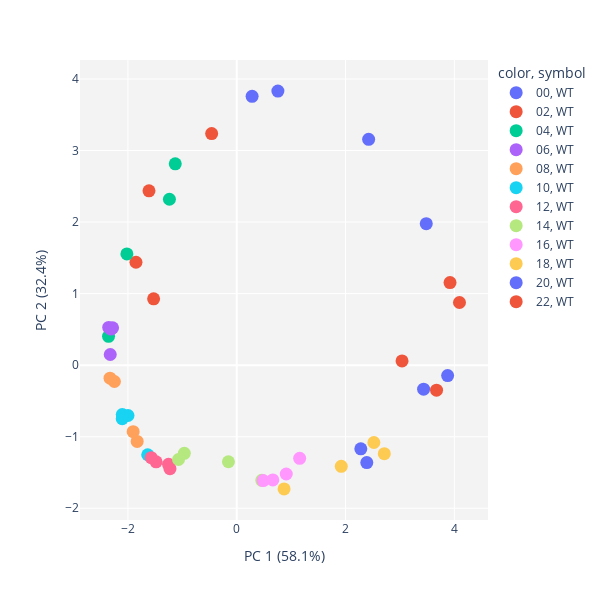
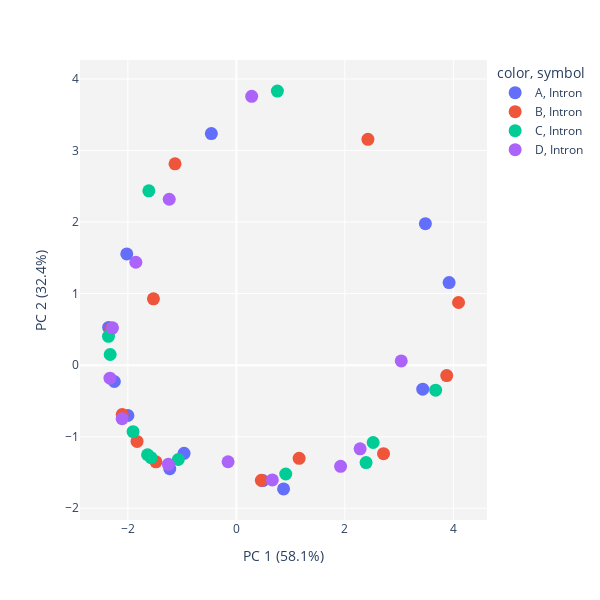
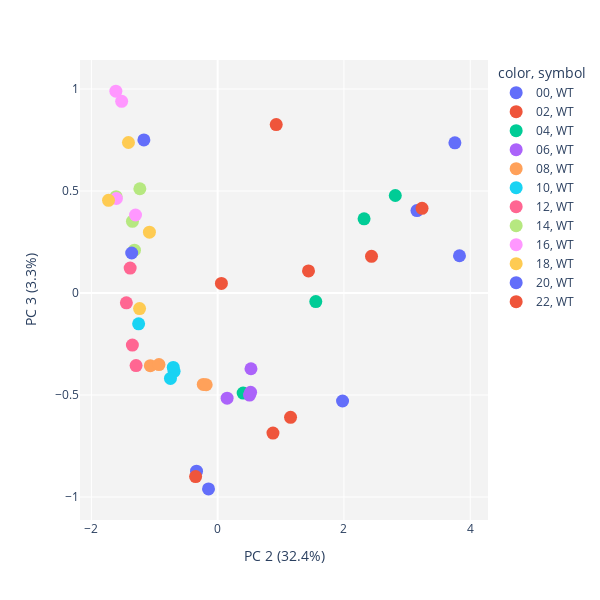
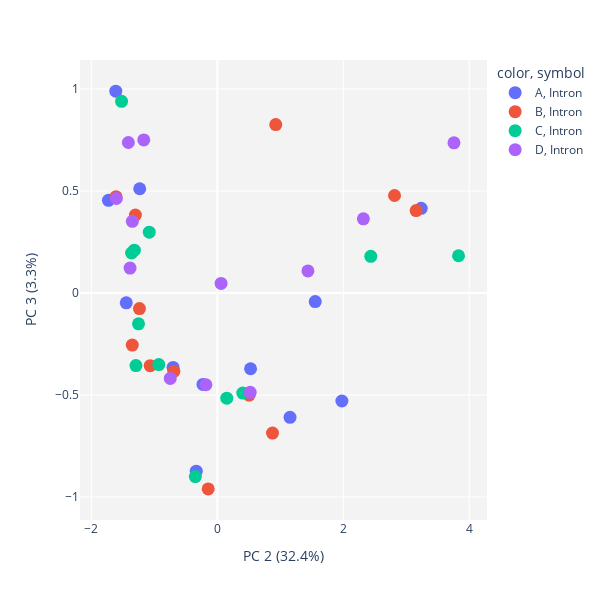

Notebook source saved alongside these figures, in order:
### Code cell
def run_PCA(data, nc=5, x_1=1, x_2=2, col='replicate', shape='time', scale_d=True, log=True):
    pca = PCA(n_components=nc)
    x_1=x_1-1
    x_2=x_2-1
    
    #print(data)

    if(scale_d):
        data_2 = scale(data)
        #print(data_2)
    else:
        data_2 = data

    if(log):
        data_2 =  np.log2(data_2 + 1)
  
    pca.fit(data_2.T)

    labels = {
    str(i): f"PC {i+1} ({var:.1f}%)"
    for i, var in enumerate(pca.explained_variance_ratio_ * 100)
    }


    ## compute PCA and plot
    pca_transformed = pca.transform(data_2.T)
    fig = px.scatter(pca_transformed, x=x_1, y=x_2,
                     color=data.columns.get_level_values(col),
                     symbol=data.columns.get_level_values(shape),
                     width=600, height=600)

    fig.update_traces(marker={'size': 13})
    fig.update_layout(plot_bgcolor = 'rgb(243,243,243)', xaxis_title=labels[str(x_1)],
                      yaxis_title=labels[str(x_2)])
    fig.show()

    df_pca= pd.DataFrame(pca.components_, columns=data.index, index = ['PC-1','PC-2','PC-3','PC-4','PC-5']);

    return df_pca

#Perform the PCA
pca_introns = run_PCA(dat_intron, x_1=1, x_2=2, col='time', shape='condition', scale_d=True, log=False);
run_PCA(dat_intron, x_1=1, x_2=2, col='replicate', shape='feature', scale_d=True, log=False);

run_PCA(dat_intron, x_1=2, x_2=3, col='time', shape='condition', scale_d=True, log=False);
run_PCA(dat_intron, x_1=2, x_2=3, col='replicate', shape='feature', scale_d=True, log=False);

run_PCA(dat_intron, x_1=3, x_2=4, col='time', shape='condition', scale_d=True, log=False);
run_PCA(dat_intron, x_1=3, x_2=4, col='replicate', shape='feature', scale_d=True, log=False);

### Figure 1 — Plotly figure (JSON) as saved in the notebook; plotly's stock layout.template omitted (floating-point values rounded to 4 significant figures)
{"data": [{"hovertemplate": "color=00<br>symbol=WT<br>0=%{x}<br>1=%{y}<extra></extra>", "legendgroup": "00, WT", "marker": {"color": "#636efa", "size": 13, "symbol": "circle"}, "mode": "markers", "name": "00, WT", "orientation": "v", "showlegend": true, "type": "scatter", "x": [3.484, 2.424, 0.7563, 0.2822], "xaxis": "x", "y": [1.978, 3.157, 3.83, 3.757], "yaxis": "y"}, {"hovertemplate": "color=02<br>symbol=WT<br>0=%{x}<br>1=%{y}<extra></extra>", "legendgroup": "02, WT", "marker": {"color": "#EF553B", "size": 13, "symbol": "circle"}, "mode": "markers", "name": "02, WT", "orientation": "v", "showlegend": true, "type": "scatter", "x": [-0.4612, -1.528, -1.613, -1.852], "xaxis": "x", "y": [3.237, 0.9273, 2.437, 1.439], "yaxis": "y"}, {"hovertemplate": "color=04<br>symbol=WT<br>0=%{x}<br>1=%{y}<extra></extra>", "legendgroup": "04, WT", "marker": {"color": "#00cc96", "size": 13, "symbol": "circle"}, "mode": "markers", "name": "04, WT", "orientation": "v", "showlegend": true, "type": "scatter", "x": [-2.02, -1.13, -2.357, -1.238], "xaxis": "x", "y": [1.554, 2.813, 0.4036, 2.319], "yaxis": "y"}, {"hovertemplate": "color=06<br>symbol=WT<br>0=%{x}<br>1=%{y}<extra></extra>", "legendgroup": "06, WT", "marker": {"color": "#ab63fa", "size": 13, "symbol": "circle"}, "mode": "markers", "name": "06, WT", "orientation": "v", "showlegend": true, "type": "scatter", "x": [-2.354, -2.313, -2.326, -2.283], "xaxis": "x", "y": [0.5274, 0.5048, 0.1495, 0.5216], "yaxis": "y"}, {"hovertemplate": "color=08<br>symbol=WT<br>0=%{x}<br>1=%{y}<extra></extra>", "legendgroup": "08, WT", "marker": {"color": "#FFA15A", "size": 13, "symbol": "circle"}, "mode": "markers", "name": "08, WT", "orientation": "v", "showlegend": true, "type": "scatter", "x": [-2.249, -1.83, -1.904, -2.329], "xaxis": "x", "y": [-0.228, -1.066, -0.93, -0.182], "yaxis": "y"}, {"hovertemplate": "color=10<br>symbol=WT<br>0=%{x}<br>1=%{y}<extra></extra>", "legendgroup": "10, WT", "marker": {"color": "#19d3f3", "size": 13, "symbol": "circle"}, "mode": "markers", "name": "10, WT", "orientation": "v", "showlegend": true, "type": "scatter", "x": [-1.999, -2.104, -1.637, -2.105], "xaxis": "x", "y": [-0.7034, -0.6905, -1.252, -0.7477], "yaxis": "y"}, {"hovertemplate": "color=12<br>symbol=WT<br>0=%{x}<br>1=%{y}<extra></extra>", "legendgroup": "12, WT", "marker": {"color": "#FF6692", "size": 13, "symbol": "circle"}, "mode": "markers", "name": "12, WT", "orientation": "v", "showlegend": true, "type": "scatter", "x": [-1.228, -1.482, -1.572, -1.254], "xaxis": "x", "y": [-1.446, -1.351, -1.293, -1.386], "yaxis": "y"}, {"hovertemplate": "color=14<br>symbol=WT<br>0=%{x}<br>1=%{y}<extra></extra>", "legendgroup": "14, WT", "marker": {"color": "#B6E880", "size": 13, "symbol": "circle"}, "mode": "markers", "name": "14, WT", "orientation": "v", "showlegend": true, "type": "scatter", "x": [-0.9639, 0.4609, -1.07, -0.1528], "xaxis": "x", "y": [-1.233, -1.609, -1.318, -1.35], "yaxis": "y"}, {"hovertemplate": "color=16<br>symbol=WT<br>0=%{x}<br>1=%{y}<extra></extra>", "legendgroup": "16, WT", "marker": {"color": "#FF97FF", "size": 13, "symbol": "circle"}, "mode": "markers", "name": "16, WT", "orientation": "v", "showlegend": true, "type": "scatter", "x": [0.4853, 1.157, 0.9101, 0.6629], "xaxis": "x", "y": [-1.613, -1.301, -1.521, -1.604], "yaxis": "y"}, {"hovertemplate": "color=18<br>symbol=WT<br>0=%{x}<br>1=%{y}<extra></extra>", "legendgroup": "18, WT", "marker": {"color": "#FECB52", "size": 13, "symbol": "circle"}, "mode": "markers", "name": "18, WT", "orientation": "v", "showlegend": true, "type": "scatter", "x": [0.8701, 2.712, 2.521, 1.921], "xaxis": "x", "y": [-1.729, -1.237, -1.081, -1.413], "yaxis": "y"}, {"hovertemplate": "color=20<br>symbol=WT<br>0=%{x}<br>1=%{y}<extra></extra>", "legendgroup": "20, WT", "marker": {"color": "#636efa", "size": 13, "symbol": "circle"}, "mode": "markers", "name": "20, WT", "orientation": "v", "showlegend": true, "type": "scatter", "x": [3.435, 3.876, 2.39, 2.281], "xaxis": "x", "y": [-0.335, -0.1454, -1.362, -1.169], "yaxis": "y"}, {"hovertemplate": "color=22<br>symbol=WT<br>0=%{x}<br>1=%{y}<extra></extra>", "legendgroup": "22, WT", "marker": {"color": "#EF553B", "size": 13, "symbol": "circle"}, "mode": "markers", "name": "22, WT", "orientation": "v", "showlegend": true, "type": "scatter", "x": [3.921, 4.094, 3.672, 3.038], "xaxis": "x", "y": [1.154, 0.8759, -0.3492, 0.05914], "yaxis": "y"}], "layout": {"height": 600, "legend": {"title": {"text": "color, symbol"}, "tracegroupgap": 0}, "margin": {"t": 60}, "plot_bgcolor": "rgb(243,243,243)", "width": 600, "xaxis": {"anchor": "y", "domain": [0, 1], "title": {"text": "PC 1 (58.1%)"}}, "yaxis": {"anchor": "x", "domain": [0, 1], "title": {"text": "PC 2 (32.4%)"}}}}

### Figure 2 — Plotly figure (JSON) as saved in the notebook; plotly's stock layout.template omitted (floating-point values rounded to 4 significant figures)
{"data": [{"hovertemplate": "color=A<br>symbol=Intron<br>0=%{x}<br>1=%{y}<extra></extra>", "legendgroup": "A, Intron", "marker": {"color": "#636efa", "size": 13, "symbol": "circle"}, "mode": "markers", "name": "A, Intron", "orientation": "v", "showlegend": true, "type": "scatter", "x": [3.484, -0.4612, -2.02, -2.354, -2.249, -1.999, -1.228, -0.9639, 0.4853, 0.8701, 3.435, 3.921], "xaxis": "x", "y": [1.978, 3.237, 1.554, 0.5274, -0.228, -0.7034, -1.446, -1.233, -1.613, -1.729, -0.335, 1.154], "yaxis": "y"}, {"hovertemplate": "color=B<br>symbol=Intron<br>0=%{x}<br>1=%{y}<extra></extra>", "legendgroup": "B, Intron", "marker": {"color": "#EF553B", "size": 13, "symbol": "circle"}, "mode": "markers", "name": "B, Intron", "orientation": "v", "showlegend": true, "type": "scatter", "x": [2.424, -1.528, -1.13, -2.313, -1.83, -2.104, -1.482, 0.4609, 1.157, 2.712, 3.876, 4.094], "xaxis": "x", "y": [3.157, 0.9273, 2.813, 0.5048, -1.066, -0.6905, -1.351, -1.609, -1.301, -1.237, -0.1454, 0.8759], "yaxis": "y"}, {"hovertemplate": "color=C<br>symbol=Intron<br>0=%{x}<br>1=%{y}<extra></extra>", "legendgroup": "C, Intron", "marker": {"color": "#00cc96", "size": 13, "symbol": "circle"}, "mode": "markers", "name": "C, Intron", "orientation": "v", "showlegend": true, "type": "scatter", "x": [0.7563, -1.613, -2.357, -2.326, -1.904, -1.637, -1.572, -1.07, 0.9101, 2.521, 2.39, 3.672], "xaxis": "x", "y": [3.83, 2.437, 0.4036, 0.1495, -0.93, -1.252, -1.293, -1.318, -1.521, -1.081, -1.362, -0.3492], "yaxis": "y"}, {"hovertemplate": "color=D<br>symbol=Intron<br>0=%{x}<br>1=%{y}<extra></extra>", "legendgroup": "D, Intron", "marker": {"color": "#ab63fa", "size": 13, "symbol": "circle"}, "mode": "markers", "name": "D, Intron", "orientation": "v", "showlegend": true, "type": "scatter", "x": [0.2822, -1.852, -1.238, -2.283, -2.329, -2.105, -1.254, -0.1528, 0.6629, 1.921, 2.281, 3.038], "xaxis": "x", "y": [3.757, 1.439, 2.319, 0.5216, -0.182, -0.7477, -1.386, -1.35, -1.604, -1.413, -1.169, 0.05914], "yaxis": "y"}], "layout": {"height": 600, "legend": {"title": {"text": "color, symbol"}, "tracegroupgap": 0}, "margin": {"t": 60}, "plot_bgcolor": "rgb(243,243,243)", "width": 600, "xaxis": {"anchor": "y", "domain": [0, 1], "title": {"text": "PC 1 (58.1%)"}}, "yaxis": {"anchor": "x", "domain": [0, 1], "title": {"text": "PC 2 (32.4%)"}}}}

### Figure 3 — Plotly figure (JSON) as saved in the notebook; plotly's stock layout.template omitted (floating-point values rounded to 4 significant figures)
{"data": [{"hovertemplate": "color=00<br>symbol=WT<br>1=%{x}<br>2=%{y}<extra></extra>", "legendgroup": "00, WT", "marker": {"color": "#636efa", "size": 13, "symbol": "circle"}, "mode": "markers", "name": "00, WT", "orientation": "v", "showlegend": true, "type": "scatter", "x": [1.978, 3.157, 3.83, 3.757], "xaxis": "x", "y": [-0.5292, 0.4043, 0.1828, 0.7362], "yaxis": "y"}, {"hovertemplate": "color=02<br>symbol=WT<br>1=%{x}<br>2=%{y}<extra></extra>", "legendgroup": "02, WT", "marker": {"color": "#EF553B", "size": 13, "symbol": "circle"}, "mode": "markers", "name": "02, WT", "orientation": "v", "showlegend": true, "type": "scatter", "x": [3.237, 0.9273, 2.437, 1.439], "xaxis": "x", "y": [0.415, 0.8255, 0.1798, 0.1084], "yaxis": "y"}, {"hovertemplate": "color=04<br>symbol=WT<br>1=%{x}<br>2=%{y}<extra></extra>", "legendgroup": "04, WT", "marker": {"color": "#00cc96", "size": 13, "symbol": "circle"}, "mode": "markers", "name": "04, WT", "orientation": "v", "showlegend": true, "type": "scatter", "x": [1.554, 2.813, 0.4036, 2.319], "xaxis": "x", "y": [-0.04166, 0.4781, -0.4905, 0.3636], "yaxis": "y"}, {"hovertemplate": "color=06<br>symbol=WT<br>1=%{x}<br>2=%{y}<extra></extra>", "legendgroup": "06, WT", "marker": {"color": "#ab63fa", "size": 13, "symbol": "circle"}, "mode": "markers", "name": "06, WT", "orientation": "v", "showlegend": true, "type": "scatter", "x": [0.5274, 0.5048, 0.1495, 0.5216], "xaxis": "x", "y": [-0.371, -0.5003, -0.5156, -0.4865], "yaxis": "y"}, {"hovertemplate": "color=08<br>symbol=WT<br>1=%{x}<br>2=%{y}<extra></extra>", "legendgroup": "08, WT", "marker": {"color": "#FFA15A", "size": 13, "symbol": "circle"}, "mode": "markers", "name": "08, WT", "orientation": "v", "showlegend": true, "type": "scatter", "x": [-0.228, -1.066, -0.93, -0.182], "xaxis": "x", "y": [-0.4478, -0.3559, -0.3507, -0.4496], "yaxis": "y"}, {"hovertemplate": "color=10<br>symbol=WT<br>1=%{x}<br>2=%{y}<extra></extra>", "legendgroup": "10, WT", "marker": {"color": "#19d3f3", "size": 13, "symbol": "circle"}, "mode": "markers", "name": "10, WT", "orientation": "v", "showlegend": true, "type": "scatter", "x": [-0.7034, -0.6905, -1.252, -0.7477], "xaxis": "x", "y": [-0.3645, -0.3837, -0.151, -0.4187], "yaxis": "y"}, {"hovertemplate": "color=12<br>symbol=WT<br>1=%{x}<br>2=%{y}<extra></extra>", "legendgroup": "12, WT", "marker": {"color": "#FF6692", "size": 13, "symbol": "circle"}, "mode": "markers", "name": "12, WT", "orientation": "v", "showlegend": true, "type": "scatter", "x": [-1.446, -1.351, -1.293, -1.386], "xaxis": "x", "y": [-0.04819, -0.255, -0.3557, 0.1223], "yaxis": "y"}, {"hovertemplate": "color=14<br>symbol=WT<br>1=%{x}<br>2=%{y}<extra></extra>", "legendgroup": "14, WT", "marker": {"color": "#B6E880", "size": 13, "symbol": "circle"}, "mode": "markers", "name": "14, WT", "orientation": "v", "showlegend": true, "type": "scatter", "x": [-1.233, -1.609, -1.318, -1.35], "xaxis": "x", "y": [0.5111, 0.4721, 0.21, 0.3515], "yaxis": "y"}, {"hovertemplate": "color=16<br>symbol=WT<br>1=%{x}<br>2=%{y}<extra></extra>", "legendgroup": "16, WT", "marker": {"color": "#FF97FF", "size": 13, "symbol": "circle"}, "mode": "markers", "name": "16, WT", "orientation": "v", "showlegend": true, "type": "scatter", "x": [-1.613, -1.301, -1.521, -1.604], "xaxis": "x", "y": [0.9897, 0.3826, 0.9395, 0.4634], "yaxis": "y"}, {"hovertemplate": "color=18<br>symbol=WT<br>1=%{x}<br>2=%{y}<extra></extra>", "legendgroup": "18, WT", "marker": {"color": "#FECB52", "size": 13, "symbol": "circle"}, "mode": "markers", "name": "18, WT", "orientation": "v", "showlegend": true, "type": "scatter", "x": [-1.729, -1.237, -1.081, -1.413], "xaxis": "x", "y": [0.4544, -0.07621, 0.2981, 0.7378], "yaxis": "y"}, {"hovertemplate": "color=20<br>symbol=WT<br>1=%{x}<br>2=%{y}<extra></extra>", "legendgroup": "20, WT", "marker": {"color": "#636efa", "size": 13, "symbol": "circle"}, "mode": "markers", "name": "20, WT", "orientation": "v", "showlegend": true, "type": "scatter", "x": [-0.335, -0.1454, -1.362, -1.169], "xaxis": "x", "y": [-0.8729, -0.9599, 0.1963, 0.7505], "yaxis": "y"}, {"hovertemplate": "color=22<br>symbol=WT<br>1=%{x}<br>2=%{y}<extra></extra>", "legendgroup": "22, WT", "marker": {"color": "#EF553B", "size": 13, "symbol": "circle"}, "mode": "markers", "name": "22, WT", "orientation": "v", "showlegend": true, "type": "scatter", "x": [1.154, 0.8759, -0.3492, 0.05914], "xaxis": "x", "y": [-0.6093, -0.6866, -0.8996, 0.04706], "yaxis": "y"}], "layout": {"height": 600, "legend": {"title": {"text": "color, symbol"}, "tracegroupgap": 0}, "margin": {"t": 60}, "plot_bgcolor": "rgb(243,243,243)", "width": 600, "xaxis": {"anchor": "y", "domain": [0, 1], "title": {"text": "PC 2 (32.4%)"}}, "yaxis": {"anchor": "x", "domain": [0, 1], "title": {"text": "PC 3 (3.3%)"}}}}

### Figure 4 — Plotly figure (JSON) as saved in the notebook; plotly's stock layout.template omitted (floating-point values rounded to 4 significant figures)
{"data": [{"hovertemplate": "color=A<br>symbol=Intron<br>1=%{x}<br>2=%{y}<extra></extra>", "legendgroup": "A, Intron", "marker": {"color": "#636efa", "size": 13, "symbol": "circle"}, "mode": "markers", "name": "A, Intron", "orientation": "v", "showlegend": true, "type": "scatter", "x": [1.978, 3.237, 1.554, 0.5274, -0.228, -0.7034, -1.446, -1.233, -1.613, -1.729, -0.335, 1.154], "xaxis": "x", "y": [-0.5292, 0.415, -0.04166, -0.371, -0.4478, -0.3645, -0.04819, 0.5111, 0.9897, 0.4544, -0.8729, -0.6093], "yaxis": "y"}, {"hovertemplate": "color=B<br>symbol=Intron<br>1=%{x}<br>2=%{y}<extra></extra>", "legendgroup": "B, Intron", "marker": {"color": "#EF553B", "size": 13, "symbol": "circle"}, "mode": "markers", "name": "B, Intron", "orientation": "v", "showlegend": true, "type": "scatter", "x": [3.157, 0.9273, 2.813, 0.5048, -1.066, -0.6905, -1.351, -1.609, -1.301, -1.237, -0.1454, 0.8759], "xaxis": "x", "y": [0.4043, 0.8255, 0.4781, -0.5003, -0.3559, -0.3837, -0.255, 0.4721, 0.3826, -0.07621, -0.9599, -0.6866], "yaxis": "y"}, {"hovertemplate": "color=C<br>symbol=Intron<br>1=%{x}<br>2=%{y}<extra></extra>", "legendgroup": "C, Intron", "marker": {"color": "#00cc96", "size": 13, "symbol": "circle"}, "mode": "markers", "name": "C, Intron", "orientation": "v", "showlegend": true, "type": "scatter", "x": [3.83, 2.437, 0.4036, 0.1495, -0.93, -1.252, -1.293, -1.318, -1.521, -1.081, -1.362, -0.3492], "xaxis": "x", "y": [0.1828, 0.1798, -0.4905, -0.5156, -0.3507, -0.151, -0.3557, 0.21, 0.9395, 0.2981, 0.1963, -0.8996], "yaxis": "y"}, {"hovertemplate": "color=D<br>symbol=Intron<br>1=%{x}<br>2=%{y}<extra></extra>", "legendgroup": "D, Intron", "marker": {"color": "#ab63fa", "size": 13, "symbol": "circle"}, "mode": "markers", "name": "D, Intron", "orientation": "v", "showlegend": true, "type": "scatter", "x": [3.757, 1.439, 2.319, 0.5216, -0.182, -0.7477, -1.386, -1.35, -1.604, -1.413, -1.169, 0.05914], "xaxis": "x", "y": [0.7362, 0.1084, 0.3636, -0.4865, -0.4496, -0.4187, 0.1223, 0.3515, 0.4634, 0.7378, 0.7505, 0.04706], "yaxis": "y"}], "layout": {"height": 600, "legend": {"title": {"text": "color, symbol"}, "tracegroupgap": 0}, "margin": {"t": 60}, "plot_bgcolor": "rgb(243,243,243)", "width": 600, "xaxis": {"anchor": "y", "domain": [0, 1], "title": {"text": "PC 2 (32.4%)"}}, "yaxis": {"anchor": "x", "domain": [0, 1], "title": {"text": "PC 3 (3.3%)"}}}}
